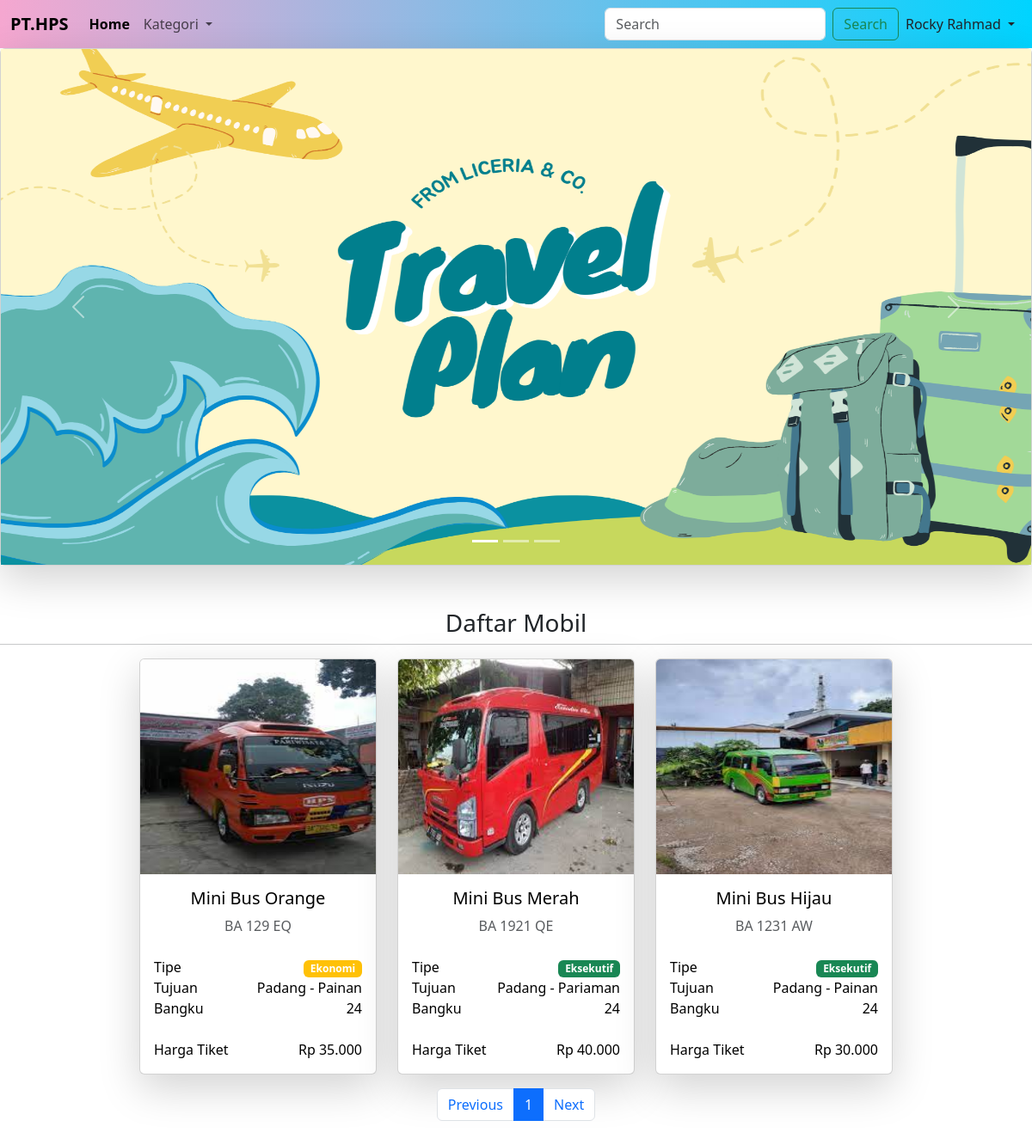
The page /?p=home (signed in) on the database its author committed.
### tables this page shows
CREATE TABLE `anggota` (
  `idanggota` int(11) NOT NULL,
  `email` varchar(255) NOT NULL DEFAULT '0',
  `password` varchar(255) NOT NULL DEFAULT '0',
  `nama` varchar(255) NOT NULL DEFAULT '0',
  `jk` varchar(15) NOT NULL DEFAULT '0',
  `tgllahir` date DEFAULT NULL,
  `alamat` text NOT NULL,
  `nohp` varchar(12) NOT NULL DEFAULT '',
  `tgldaftar` datetime DEFAULT NULL
);

CREATE TABLE `galery` (
  `idgalery` int(11) NOT NULL,
  `nama` varchar(255) NOT NULL,
  `galery` text NOT NULL
);

CREATE TABLE `berangkatan` (
  `idberangkatan` int(11) NOT NULL,
  `hari` varchar(100) NOT NULL,
  `jam` varchar(100) NOT NULL,
  `tujuan` varchar(100) NOT NULL,
  `harga` double NOT NULL,
  `idmobil` int(11) NOT NULL
);

CREATE TABLE `mobil` (
  `idmobil` int(11) NOT NULL,
  `idkat` int(11) NOT NULL,
  `nama_mobil` varchar(255) NOT NULL,
  `bangku` int(11) NOT NULL,
  `noplat` varchar(100) NOT NULL,
  `type` varchar(100) NOT NULL,
  `sopir` varchar(255) NOT NULL,
  `nohp` varchar(15) NOT NULL,
  `foto` text NOT NULL
);

### data.php (the view, shortened to what this page needs)
<div class="container-fluid mt-3">
    <div class="row justify-content-center">
        <?php
        $batas = 8;
        $data = isset($_GET['data']) ? (int)$_GET['data'] : 1;
        $data_awal = ($data > 1) ? ($data * $batas) - $batas : 0;
        $q = "";
        if (!empty($_GET["idkat"])) {
            $q = " WHERE idkat='$_GET[idkat]'";
            $l = "";
        } else if (isset($_POST["cari"])) {
            $q = "";
            $l = "";
            $m = "where nama_mobil like '%$_POST[cari]%'";
        } else {
            $q = "";
        }
        $sqlk = mysqli_query($kon, "SELECT * from kategori $q");
        if (!empty($_GET["idk"])) {
            $rk = mysqli_fetch_array($sqlk);
            $kat = "<br>Kategori : <b>$rk[namakat]</b>";
        } else {
            $kat = "<br>Daftar Mobil";
        }
        $a = "INNER JOIN berangkatan ON mobil.idmobil=berangkatan.idmobil";
        $berangkatan = $kon->query("SELECT * FROM mobil $a $q $m limit $data_awal, $batas");
        ?>
        <center>
            <h3><?= $kat ?></h3>
        </center>
        <hr>
        <?php foreach ($berangkatan as $key) { ?>
            <div class="col-xl-3 mb-3">
                <a href="?p=detail&id=<?= $key['idberangkatan'] ?>" style="text-decoration: none;">
                    <div class="card text-black shadow-lg">
                        <img src="assets/images/mobil/<?= $key['foto'] ?>" class="card-img-top" height="250px" alt="Apple Computer" />
                        <div class="card-body">
                            <div class="text-center">
                                <h5 class="card-title"><?= $key['nama_mobil'] ?></h5>
                                <p class="text-muted mb-4"><?= $key['noplat'] ?></p>
                            </div>
                            <div>
                                <div class="d-flex justify-content-between">
                                    <span>Tipe</span><span>
                                        <span class="badge <?= ($key['type'] == 'Eksekutif') ? 'bg-success' : 'bg-warning' ?>"><?= $key['type'] ?></span>
                                    </span>
                                </div>
                                <div class=" d-flex justify-content-between">
                                    <span>Tujuan</span><span><?= $key['tujuan'] ?></span>
                                </div>
                                <div class="d-flex justify-content-between">
                                    <span>Bangku</span><span><?= $key['bangku'] ?></span>
                                </div>
                            </div>
                            <div class="d-flex justify-content-between total font-weight-bold mt-4">
                                <span>Harga Tiket</span><span><?= formatRupiah($key['harga']) ?></span>
                            </div>
                        </div>
                    </div>
                </a>
            </div>
        <?php } ?>
    </div>
</div>
<br>

### nav.php (shortened to what this page needs)
<nav class="navbar navbar-expand-lg" style="background: linear-gradient(90deg, rgba(2,0,36,1) 0%, rgba(245,167,208,1) 0%, rgba(0,212,255,1) 100%);">
    <div class="container-fluid">
        <a class="navbar-brand" href="?p=home"><b>PT.HPS</b></a>
        <div class="collapse navbar-collapse" id="navbarSupportedContent">
            <ul class="navbar-nav me-auto mb-2 mb-lg-0">
                <li class="nav-item">
                    <a class="nav-link <?= ($_GET['p'] == 'home' or $_GET['p'] == '') ? 'active fw-bold' : '' ?>" aria-current=" page" href="?p=home">Home</a>
                </li>
                <li class="nav-item dropdown">
                    <a class="nav-link dropdown-toggle <?= ($_GET['idkat'] == '') ? '' : 'active fw-bold' ?>" href="#" role="button" data-bs-toggle="dropdown" aria-expanded="false">
                        Kategori
                    </a>
                </li>
            </ul>
            <form class="d-flex" role="search" method="post" action="?p=data">
                <input class="form-control me-2" type="search" placeholder="Search" name="cari" aria-label="Search">
                <button class="btn btn-outline-success" type="submit">Search</button>
            </form>
            <?php
            if (!empty($_SESSION["userag"]) and !empty($_SESSION["passag"])) {
            ?>
                <div class="nav-item dropdown">
                    <a class="nav-link m-2 dropdown-toggle" href="#" role="button" data-bs-toggle="dropdown" aria-expanded="false">
                        <?= $rag['nama'] ?>
                    </a>
                </div>
            <?php } else { ?>
                <a class="nav-link m-2 text-dark" href="?p=register">Register</a>
                <a class="nav-link m-2 text-dark" href="?p=login">Login</a>
            <?php } ?>
        </div>
    </div>
</nav>

### home.php (shortened to what this page needs)
<div class="card shadow-lg ">
    <div id="carouselExampleIndicators" class="carousel slide">
        <div class="carousel-indicators">
            <?php
            $galery = $kon->query("SELECT * FROM galery ORDER BY idgalery");
            $active = 'active';
            $slideNumber = 0;
            foreach ($galery as $key) {
                echo '<button type="button" data-bs-target="#carouselExampleIndicators" data-bs-slide-to="' . $slideNumber . '" class="' . $active . '" aria-current="true" aria-label="Slide ' . ($slideNumber + 1) . '"></button>';
                $active = '';
                $slideNumber++;
            }
            ?>
        </div>
        <div class="carousel-inner">
            <?php
            $galery = $kon->query("SELECT * FROM galery ORDER BY idgalery");
            $active = 'active';
            foreach ($galery as $key) {
            ?>
                <div class="carousel-item <?= $active ?>">
                    <img src="assets/images/slide/<?= $key['galery'] ?>" style="height: 600px;" class="d-block w-100" alt="<? $key['image_alt'] ?>">
                </div>
                <?php $active = ''; ?>
            <?php } ?>
        </div>
        <button class="carousel-control-prev" type="button" data-bs-target="#carouselExampleIndicators" data-bs-slide="prev">
            <span class="carousel-control-prev-icon" aria-hidden="true"></span>
        </button>
        <button class="carousel-control-next" type="button" data-bs-target="#carouselExampleIndicators" data-bs-slide="next">
            <span class="carousel-control-next-icon" aria-hidden="true"></span>
        </button>
    </div>
</div>
<?php
if ($_GET['p'] == "home") {
    include "data.php";
}
?>

### rows shown on the page
anggota: nama "Rocky Rahmad"
galery: galery (picture)
berangkatan: idmobil.foto (picture), idmobil.nama_mobil "Mini Bus Orange", idmobil.noplat "BA 129 EQ", idmobil.type "Ekonomi", tujuan "Padang - Painan", idmobil.bangku "24", harga "Rp 35.000"
berangkatan: idmobil.foto (picture), idmobil.nama_mobil "Mini Bus Merah", idmobil.noplat "BA 1921 QE", idmobil.type "Eksekutif", tujuan "Padang - Pariaman", idmobil.bangku "24", harga "Rp 40.000"
berangkatan: idmobil.foto (picture), idmobil.nama_mobil "Mini Bus Hijau", idmobil.noplat "BA 1231 AW", idmobil.type "Eksekutif", tujuan "Padang - Painan", idmobil.bangku "24", harga "Rp 30.000"
